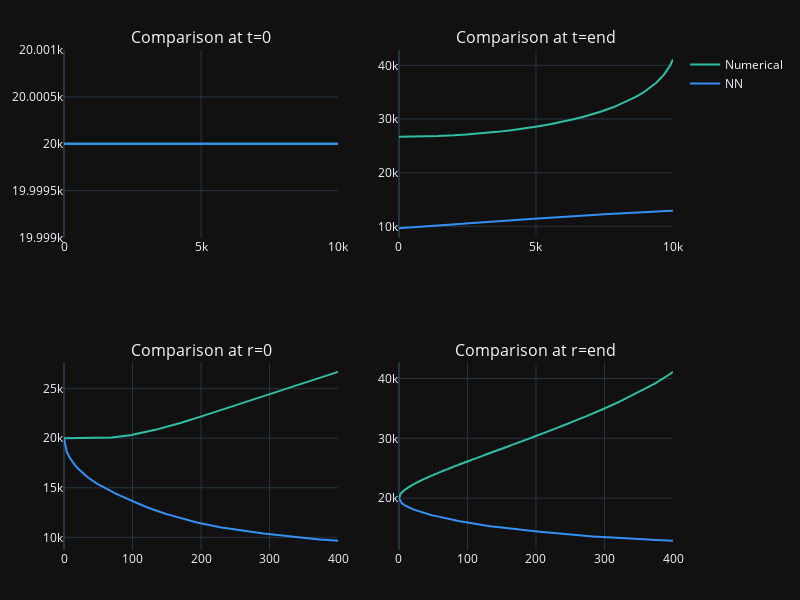

Notebook cell for this chart:
### Code cell
# nn seed

torch.manual_seed(727)
device = 'cuda'
epochs_adam = 300
lr_adam = 1e-4
epochs_lbfgs = 100

pinn = Network(10, 64, 5, 16, nn.SELU, nn.SELU, 100, 100, device).to(device)

#losses, error_D, error_c, times = pinn.train(epochs_adam, lr_adam, epochs_lbfgs)

r = torch.linspace(0.001, 0.99, 100).to(device).requires_grad_(True)
t = torch.linspace(0.1, 0.99, 100).to(device).requires_grad_(True)
r_grid, t_grid = torch.meshgrid(r, t)
nonadaptive = pinn.sample(100)
adaptive = pinn.adaptive_sample(100)
loss = pinn.phys_loss(r_grid.flatten().unsqueeze(1), t_grid.flatten().unsqueeze(1)).view(100, 100).cpu().detach().numpy()

fig = plt.subplots(1, 3, figsize=(10, 5))
plt.subplot(1, 3, 1)
plt.scatter(nonadaptive[0].cpu().detach().numpy(), nonadaptive[1].cpu().detach().numpy())
plt.title('Non-Adaptive Samples')
plt.xlabel('r')
plt.ylabel('t')
plt.xlim(0, 1)
plt.ylim(0, 1)

plt.subplot(1, 3, 2)
plt.scatter(adaptive[0].cpu().detach().numpy(), adaptive[1].cpu().detach().numpy())
plt.title('Adaptive Samples')
plt.xlabel('r')
plt.ylabel('t')
plt.xlim(0, 1)
plt.ylim(0, 1)

plt.subplot(1, 3, 3)
plt.contourf(r_grid.cpu().detach().numpy(), t_grid.cpu().detach().numpy(), loss, levels  = 15)
plt.title('Physics Loss')
plt.xlabel('r')
plt.ylabel('t')
plt.colorbar()

plt.tight_layout()

pinn.plot_comparison()
